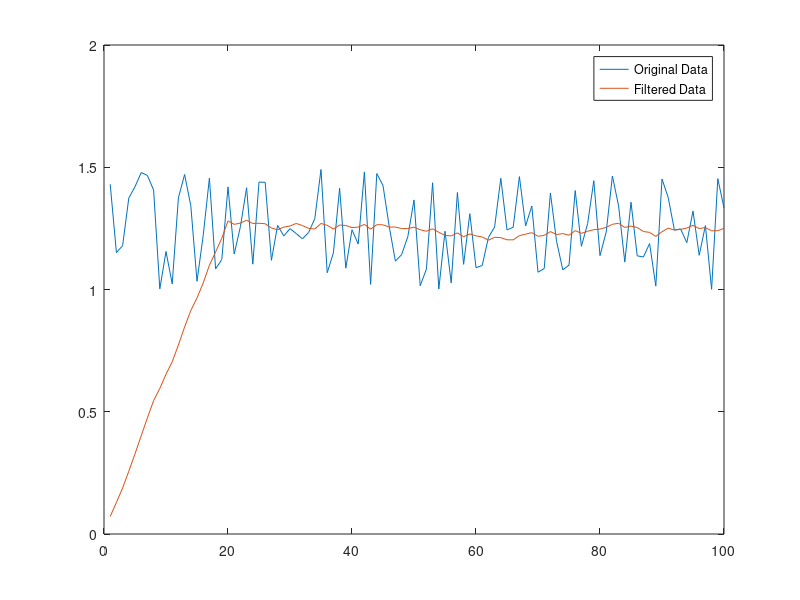

Here is the MATLAB script that generated this plot:
n=100; % number of data points
x=ones(n,1)+rand(n,1)/2; % original data
m=20 % width of the filter
b=ones(m, 1)/m % filter coefficients
y = filter(b,1,x) % filtered data
t = 1:length(x); % “time” variable for plot
plot(t,x,t,y) % plot
legend('Original Data','Filtered Data') % label the graphs